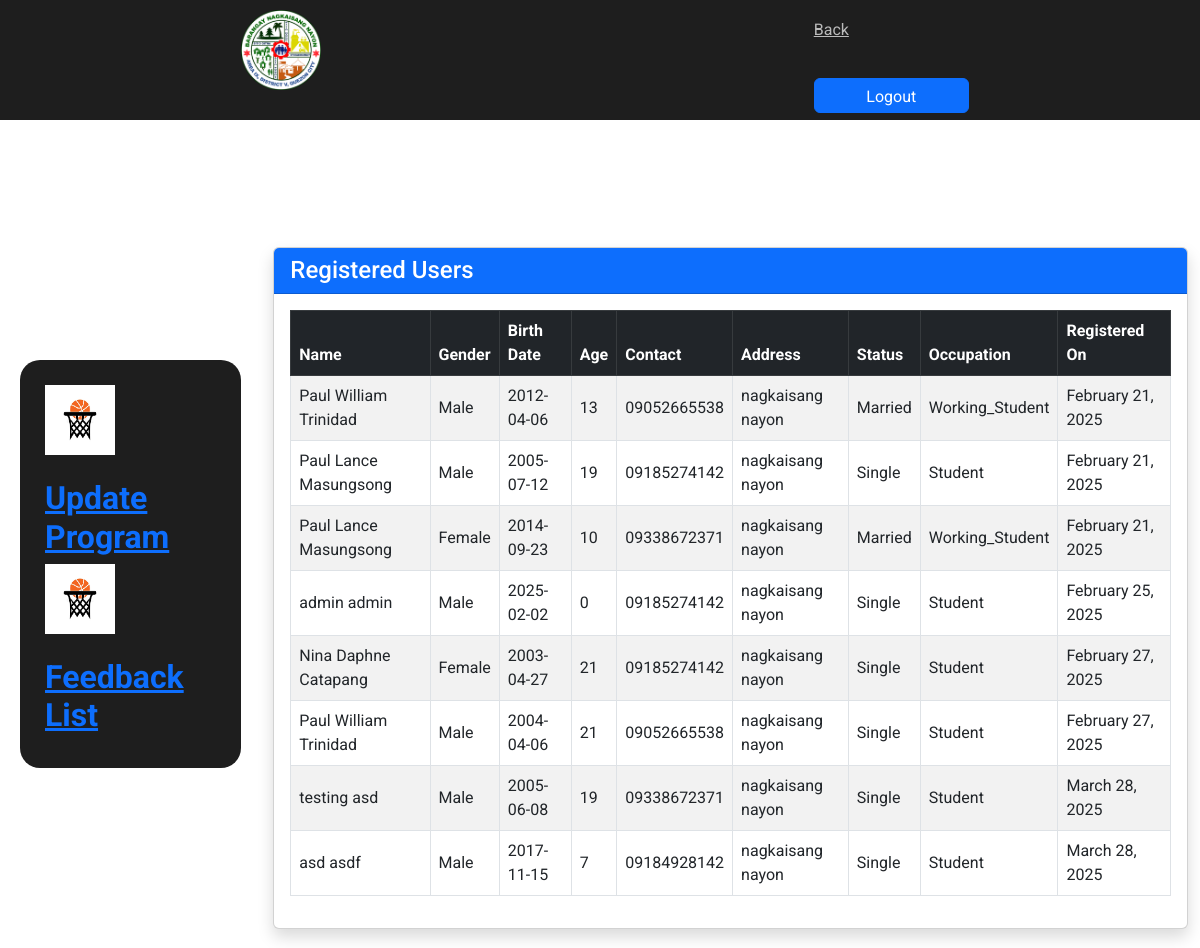
/admin_dashboard.php (signed in), run on the app's committed database.
### tables this page shows
CREATE TABLE `users` (
  `user_id` int(11) NOT NULL,
  `first_name` varchar(50) NOT NULL,
  `last_name` varchar(50) NOT NULL,
  `gender` enum('Male','Female','Other') NOT NULL,
  `birth_date` date NOT NULL,
  `contact_number` varchar(15) DEFAULT NULL,
  `address` text NOT NULL,
  `status` enum('Single','Married','Widowed','Separated','Annulled') NOT NULL,
  `occupation` enum('Student','Working_Student','Unemployed') NOT NULL,
  `created_at` timestamp NOT NULL DEFAULT current_timestamp()
);

### admin_dashboard.php (the view, shortened to what this page needs)
<?php
include 'connection.php';
$sql = "SELECT
    user_id,
    first_name,
    last_name,
    gender,
    birth_date,
    TIMESTAMPDIFF(YEAR, birth_date, CURDATE()) AS age,
    contact_number,
    address,
    status,
    occupation,
    created_at
FROM users";
$result = $conn->query($sql);
?>
<!DOCTYPE html>
<html lang="en">
<head>
    <link rel="stylesheet" href="style/style2.css">
    <link href="https://cdn.jsdelivr.net/npm/bootstrap@5.3.0/dist/css/bootstrap.min.css" rel="stylesheet">
</head>
<body>
    <div class="nav">
        <div class="logo">
             <p><a href="admin_dashboard.php"><img src="img/sklogo.png" alt="Logo" class="logo"></a></p>
        </div>
        <div class="right-links">
            <a href="Community_Events.php"> Back </a>
            <a href="logout.php"> <button class="btn btn-primary w-100"> Logout </button> </a>
        </div>
    </div>
    <main>
        <div class="main-box">
           <div class="top">
                <div class="box">
                    <h1><p><img src="img/Sk.Basketball.png" class="Logo" width="70px" alt="Logo" class="logo"></p></h1>
                    <a href='update_program.php'>
                    <h2><strong>Update Program</strong></h2>
                    </a>
                    <h1><p><img src="img/Sk.Basketball.png" class="Logo" width="70px" alt="Logo" class="logo"></p></h1>
                    <a href='feedback_list.php'>
                    <h2><strong>Feedback List</strong></h2>
                    </a>
                </div>
           </div>
        </div>
        <div class="container mt-5">
    <div class="card shadow">
        <div class="card-header bg-primary text-white">
            <h4 class="mb-0">Registered Users</h4>
        </div>
        <div class="card-body">
            <?php if ($result->num_rows > 0): ?>
                <div class="table-responsive">
                    <table class="table table-bordered table-striped table-hover align-middle">
                        <thead class="table-dark">
                            <tr>
                                <th>Name</th>
                                <th>Gender</th>
                                <th>Birth Date</th>
                                <th>Age</th>
                                <th>Contact</th>
                                <th>Address</th>
                                <th>Status</th>
                                <th>Occupation</th>
                                <th>Registered On</th>
                            </tr>
                        </thead>
                        <tbody>
                        <?php while ($row = $result->fetch_assoc()): ?>
                            <tr>
                                <td><?= htmlspecialchars($row['first_name'] . ' ' . $row['last_name']) ?></td>
                                <td><?= htmlspecialchars($row['gender']) ?></td>
                                <td><?= htmlspecialchars($row['birth_date']) ?></td>
                                <td><?= htmlspecialchars($row['age']) ?></td>
                                <td><?= htmlspecialchars($row['contact_number']) ?></td>
                                <td><?= htmlspecialchars($row['address']) ?></td>
                                <td><?= htmlspecialchars($row['status']) ?></td>
                                <td><?= htmlspecialchars($row['occupation']) ?></td>
                                <td><?= htmlspecialchars(date('F j, Y', strtotime($row['created_at']))) ?></td>
                            </tr>
                        <?php endwhile; ?>
                        </tbody>
                    </table>
                </div>
            <?php else: ?>
                <p class="text-muted">No users found.</p>
            <?php endif; ?>
        </div>
    </div>
</div>
    </main>
</body>
</html>

### style/style2.css (style rules this page uses)
* { padding: 0; margin: 0; box-sizing: border-box; font-family: 'Roboto', Arial, Helvetica, sans-serif; }
body { background: #121212; color: #E0E0E0; }
.container { display: flex; align-items: center; justify-content: center; min-height: 90vh; }
.box { background: #1E1E1E; display: flex; flex-direction: column; padding: 25px; border-radius: 20px; box-shadow: 0 0 20px rgba(255, 255, 255, 0.1); }
.btn { height: 35px; background: rgba(76, 68, 182, 0.9); border: 0; border-radius: 5px; color: #fff; font-size: 15px; cursor: pointer; transition: all .3s; margin-top: 10px; padding: 8px 15px; }
.nav { background: #1E1E1E; display: flex; flex-direction: row; justify-content: space-around; line-height: 60px; z-index: 100; }
.logo { width: 80px; height: auto; display: block; margin-right: 0; margin-top: 5px; }
.logo img { max-width: 100%; height: auto; display: inline-block; }
.logo p { margin: 0; font-size: 18px; font-weight: bold; white-space: nowrap; color: #E0E0E0; }
.right-links a { padding: 0 10px; color: #BBB; }
main { display: flex; align-items: center; justify-content: center; margin-top: 60px; }
.main-box { display: flex; justify-content: center; align-items: center; padding: 20px; }

### data on the page
users: first_name+last_name "Paul William Trinidad", gender "Male", birth_date "2012-04-06", age "13", contact_number "09052665538", address "nagkaisang nayon", status "Married", occupation "Working_Student", created_at "February 21, 2025"
users: first_name+last_name "Paul Lance Masungsong", gender "Male", birth_date "2005-07-12", age "19", contact_number "09185274142", address "nagkaisang nayon", status "Single", occupation "Student", created_at "February 21, 2025"
users: first_name+last_name "Paul Lance Masungsong", gender "Female", birth_date "2014-09-23", age "10", contact_number "09338672371", address "nagkaisang nayon", status "Married", occupation "Working_Student", created_at "February 21, 2025"
users: first_name+last_name "admin admin", gender "Male", birth_date "2025-02-02", age "0", contact_number "09185274142", address "nagkaisang nayon", status "Single", occupation "Student", created_at "February 25, 2025"
users: first_name+last_name "Nina Daphne Catapang", gender "Female", birth_date "2003-04-27", age "21", contact_number "09185274142", address "nagkaisang nayon", status "Single", occupation "Student", created_at "February 27, 2025"
users: first_name+last_name "Paul William Trinidad", gender "Male", birth_date "2004-04-06", age "21", contact_number "09052665538", address "nagkaisang nayon", status "Single", occupation "Student", created_at "February 27, 2025"
users: first_name+last_name "testing asd", gender "Male", birth_date "2005-06-08", age "19", contact_number "09338672371", address "nagkaisang nayon", status "Single", occupation "Student", created_at "March 28, 2025"
users: first_name+last_name "asd asdf", gender "Male", birth_date "2017-11-15", age "7", contact_number "09184928142", address "nagkaisang nayon", status "Single", occupation "Student", created_at "March 28, 2025"
